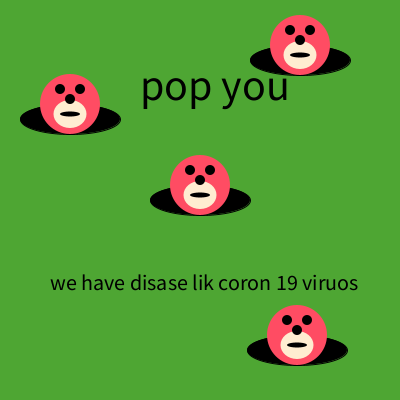
Frame 1 (no input)
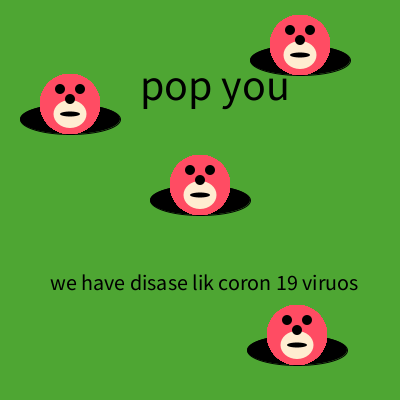
Frame 60 (the mouse pressed at the canvas centre just before this capture)
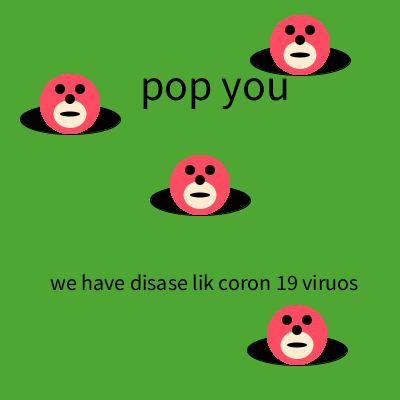
Frame 120 (the mouse held since frame 60 and released just before this capture)

The Processing sketch that drew these frames (run headless with seeded random() and noise(); from frame 60 on, the mouse is pressed at the canvas centre):

// Processing sketch: sketch_240128g
// ── sketch_240128g.pde
/*** When you are done, this program will draw a mole in 
     each of the holes.
***/

void setup() {
     size(400, 400);
     background(78, 166, 51); // green grass
     
     // This code draws the holes. Run the program to see them.
     
     fill(0, 0, 0);
     ellipse(200, 200, 100, 30);
     ellipse(70, 119, 100, 30);
     ellipse(300, 60, 100, 30);
     ellipse(297, 350, 100, 30);
     textSize(44);
     text("pop you",140,100);
     textSize(22);
     text("we have disase lik coron 19 viruos",50,290);
     
}

void draw() {

/* Write code here that uses the drawMole method to put a mole in each of the holes */

  drawMole(200,185);
  drawMole(70,104);
  drawMole(300,45);
  drawMole(297,335);
}

void drawMole(int moleX, int moleY) {
     noStroke();
     fill(303, 76, 99);
     ellipse(moleX, moleY, 60, 60); // face
     fill(255, 237, 209);
     ellipse(moleX, moleY+10, 33, 28); 
     fill(0, 0, 0);
     ellipse(moleX-10, moleY-15, 10, 10); // eyes
     ellipse(moleX+10, moleY-15, 10, 10);
     ellipse(moleX, moleY-5, 10, 10); // nose
     ellipse(moleX, moleY+10, 20, 5); // mouth
}
